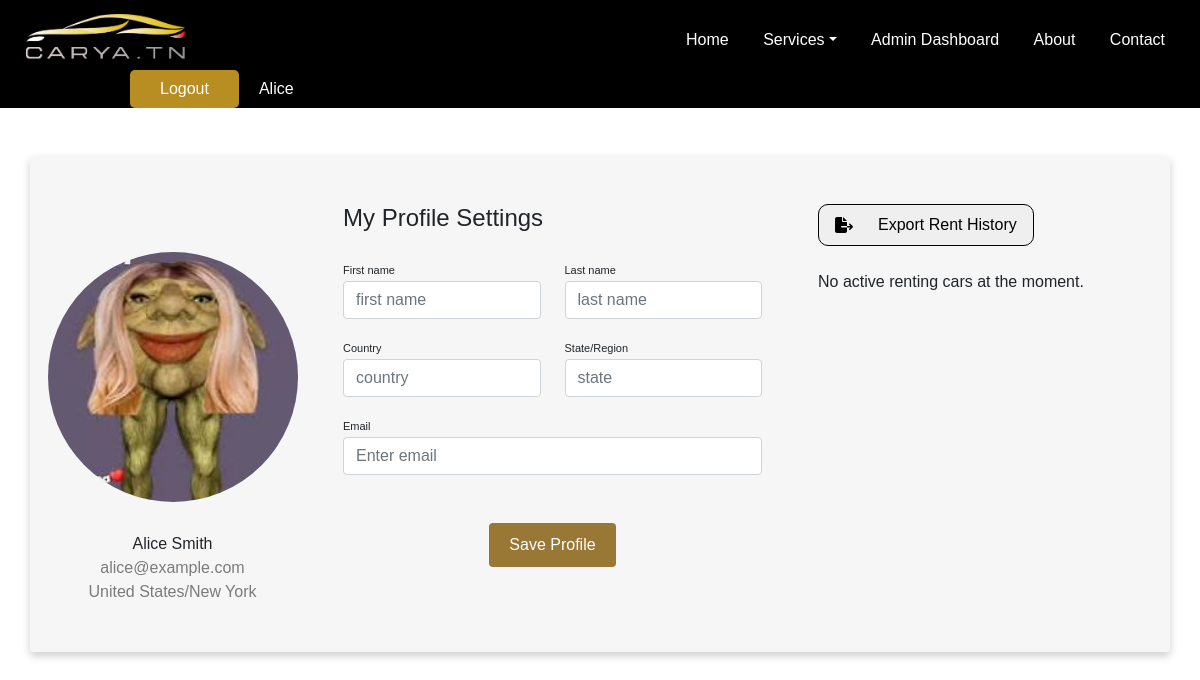
Screenshot of /carya.tn/Templates/profile.php (signed in) with the database file from the repository.
### tables this page shows
CREATE TABLE users (
    id INT AUTO_INCREMENT PRIMARY KEY,
    firstName VARCHAR(30),
    lastName VARCHAR(30),
    password CHAR(255),
    email VARCHAR(50),
    creation_date DATE DEFAULT CURRENT_DATE,
    role VARCHAR(30),
    country VARCHAR(30) DEFAULT '',
    state VARCHAR(30) DEFAULT '',
    profile_image CHAR(255) DEFAULT null
);

### carya.tn/src/Model/User.php (called while the page is built, shortened)
<?php
include_once $_SERVER['DOCUMENT_ROOT'] . '/Mini-PHP-Project/carya.tn/src/Lib/connect.php';
class User {
    public function __construct($id, $firstName, $lastName, $password, $email, $creation_date, $role, $country, $state, $profile_image = null) {
        $this->firstName = $firstName;
        $this->lastName = $lastName;
        $this->email = $email;
        $this->country = $country;
        $this->state = $state;
        $this->profile_image = $profile_image;
    }
    public static function getUserFromRow($row) {
        return new User(
            $row['id'],
            $row['firstName'],
            $row['lastName'],
            $row['password'],
            $row['email'],
            $row['creation_date'],
            $row['role'],
            $row['country'],
            $row['state'],
            $row['profile_image']
        );
    }
    public static function getUserById($userId) {
        global $pdo;
        try {
            $sql = "SELECT * FROM users WHERE id = ?";
            $stmt = $pdo->prepare($sql);
            $stmt->execute([$userId]);
            $userData = $stmt->fetch(PDO::FETCH_ASSOC);
            if ($userData) {
                $user = User::getUserFromRow($userData);
                return $user;
            } else {
                return null;
            }
        } catch (PDOException $e) {
            error_log("Error fetching user by ID: " . $e->getMessage());
            throw $e;
        }
    }
}
?>

### carya.tn/src/Model/Command.php (called while the page is built, shortened)
<?php
include_once $_SERVER['DOCUMENT_ROOT'] . '/Mini-PHP-Project/carya.tn/src/Lib/connect.php';
class Command {
    public function __construct($command_id, $car_id, $user_id, $rental_date, $start_date, $end_date, $rental_period, $confirmed) {
        $this->start_date = $start_date;
        $this->end_date = $end_date;
        $this->confirmed = $confirmed;
    }
    public static function getCommandFromRow($row) {
        return new Command(
            $row['command_id'],
            $row['car_id'],
            $row['user_id'],
            $row['rental_date'],
            $row['start_date'],
            $row['end_date'],
            $row['rental_period'],
            $row['confirmed']
        );
    }
    public static function getRentalCommandsByUserId($user_id) {
        global $pdo;
        try {
            $sql = "SELECT * FROM command WHERE user_id = ?";
            $stmt = $pdo->prepare($sql);
            $stmt->execute([$user_id]);
            $commands = [];
            while ($row = $stmt->fetch(PDO::FETCH_ASSOC)) {
                $command = Command::getCommandFromRow($row);
                $commands[] = $command;
            }
            return $commands;
        } catch (PDOException $e) {
            error_log("Error fetching rental commands by user ID: " . $e->getMessage());
            throw $e;
        }
    }
}
?>

### carya.tn/Templates/Profile.php (the view, shortened to what this page needs)
<?php
include_once $_SERVER['DOCUMENT_ROOT'] . '/Mini-PHP-Project/carya.tn/src/Model/Car.php';
include_once $_SERVER['DOCUMENT_ROOT'] . '/Mini-PHP-Project/carya.tn/src/Model/Command.php';
include_once $_SERVER['DOCUMENT_ROOT'] . '/Mini-PHP-Project/carya.tn/src/Model/User.php';
$user_id = $_SESSION['user_id'];
$userInfo = User::getUserById($user_id);
$activeRentingCars = Command::getRentalCommandsByUserId($user_id);
$currentDate = date('Y-m-d');
$activeRentingCars = array_filter($activeRentingCars, function ($car) use ($currentDate) {
    return $currentDate >= $car->start_date && $currentDate <= $car->end_date;
});
$activeRentingCars = array_filter($activeRentingCars, function ($car)  {
    return $car->confirmed=="1";
});
?>
<?php
$class = "profile-body"
?>
<div class="container rounded mt-5 mb-5 container">
    <div class="row">
        <div class="col-md-3 border-right">
            <div class="d-flex flex-column align-items-center text-center p-3 py-5">
                <?php
                if ($userInfo->profile_image) {
                    echo '<img id="profile-img" class="rounded-circle mt-5 profile-picture" src="http://localhost/Mini-PHP-Project/carya.tn/Resources/profile_images/' . $userInfo->profile_image . '" onclick="document.getElementById(\'upload-profile-img\').click();">';                } else {
                    echo '<img id="profile-img" class="rounded-circle mt-5 profile-picture" src="https://www.w3schools.com/howto/img_avatar2.png" onclick="document.getElementById(\'upload-profile-img\').click();">';
                }
                ?>
                <span class="font-weight-bold"><?php echo $userInfo->firstName . ' ' . $userInfo->lastName; ?></span>
                <span class="text-black-50"><?php echo $userInfo->email; ?></span>
                <span class="text-black-50"><?php echo $userInfo->country . "/" . $userInfo->state; ?></span>
            </div>
        </div>
        <div class="col-md-5 border-right">
            <div class="p-3 py-5">
                <div class="d-flex justify-content-between align-items-center mb-3">
                    <h4 class="text-right">My Profile Settings</h4>
                </div>
                <form action="http://localhost/Mini-PHP-Project/carya.tn/src/Controllers/submit_profile.php" method="POST">
                    <div class="row mt-2">
                        <div class="col-md-6"><label class="labels">First name</label>
                            <input type="text" class="form-control" placeholder="first name" value="" name="fname">
                        </div>
                        <div class="col-md-6"><label class="labels">Last name</label>
                            <input type="text" class="form-control" value="" placeholder="last name" name="lname">
                        </div>
                    </div>
                    <div class="row mt-3">
                        <div class="col-md-6"><label class="labels">Country</label><input type="text" class="form-control" placeholder="country" name="country" value=""></div>
                        <div class="col-md-6"><label class="labels">State/Region</label><input type="text" class="form-control" name="state" value="" placeholder="state"></div>
                    </div>
                    <div class="row mt-3">
                        <div class="col-md-12"><label class="labels">Email</label><input type="text" class="form-control" placeholder="Enter email" value="" name="email"></div>
                    </div>
                        <div class="mt-5 text-center">
                        <button class="btn btn-primary profile-save-button" type="submit">Save Profile</button>
                    </div>
                </form>
            </div>
        </div>
        <div class="col-md-4">
            <div class="p-3 py-5">
                <div class="export">
                    <button class="export-button" id="export">
                        <i class="fas fa-file-export"></i>
                        <a class="link" href="#">Export Rent History</a>
                    </button>
                </div>
                <br>
                <div class="col-md-12">
                    <?php if ($activeRentingCars) : ?>
                        <h2>Active Renting Cars</h2>
                        <ul>
                            <?php foreach ($activeRentingCars as $car) : ?>
                                <li><?php echo $car->car_id . ' ' . $car->car_model . ' | ' . "Remaining Days: " . date_diff(date_create($currentDate), date_create($car->end_date))->format('%a'); ?></li>
                            <?php endforeach; ?>
                        </ul>
                    <?php else : ?>
                        <p>No active renting cars at the moment.</p>
                    <?php endif; ?>
                </div>
                <br>
            </div>
        </div>
    </div>
</div>
<?php $content = ob_get_clean(); ?>
<?php require('layout.php') ?>

### carya.tn/Templates/layout.php (shortened to what this page needs)
<?php
include_once $_SERVER['DOCUMENT_ROOT'] . '/Mini-PHP-Project/carya.tn/src/Model/User.php';
?>
<!DOCTYPE html>
<html lang="en">
    <head>
        <link href="https://cdn.jsdelivr.net/npm/bootstrap@5.0.0-alpha1/dist/css/bootstrap.min.css" rel="stylesheet">
        <link rel="stylesheet" href="https://cdnjs.cloudflare.com/ajax/libs/font-awesome/6.5.1/css/all.min.css">
        <link rel="stylesheet" href="http://localhost/Mini-PHP-Project/carya.tn/style.css">
    </head>
    <body class=<?= $class ?>>
        <nav class="navbar">
            <div class="navbar-logo">
                <a href="http://localhost/Mini-PHP-Project/carya.tn/index.php"><img src="http://localhost/Mini-PHP-Project/carya.tn/Resources/Logo1.png"></a>
            </div>
            <div class="navbar-menu">
                <ul>
                    <div class="basics">
                        <li class="navbar-link"><a href="http://localhost/Mini-PHP-Project/carya.tn/index.php">Home</a></li>
                        <li class="dropdown">
                            <a href="#" class="dropdown-toggle">Services</a>
                        </li>
                        <?php
                            if (isset($_SESSION['role']) && $_SESSION['role'] == 'admin') {
                                echo '<li class="navbar-link"><a href="http://localhost/Mini-PHP-Project/carya.tn/Templates/admin_dashboard.php">Admin Dashboard</a></li>';
                            }
                        ?>
                        <li class="navbar-link"><a href="http://localhost/Mini-PHP-Project/carya.tn/Templates/about.php">About</a></li>
                        <li class="navbar-link"><a href="http://localhost/Mini-PHP-Project/carya.tn/Templates/contact.php">Contact</a></li>
                    </div>
                </ul>
            </div>
            <div class="nav-user">
                <ul>
                    <?php
                        if(isset($_SESSION['user_id'])){
                            $user = User::getUserById($_SESSION['user_id']);
                            echo '<li class="login-button"><a href="http://localhost/Mini-PHP-Project/carya.tn/src/Controllers/logout.php">Logout</a></li>';
                            echo '<li class="profile-button"><a href="http://localhost/Mini-PHP-Project/carya.tn/Templates/profile.php">'.$user->firstName.'</a></li>';
                        }else{
                            echo '<li class="login-button"><a href="http://localhost/Mini-PHP-Project/carya.tn/Templates/login.php">Login</a></li>';
                        }
                    ?>
                </ul>
            </div>
        </nav>
        <?= $content ?>
    </body>
</html>

### carya.tn/style.css (style rules this page uses)
:root { --bg-color: #fff; --primary-color: #000000; --second-color: #196FE0; --hover-bg-color: #efefef; --shadow-1: 0px 2px 10px rgba(0, 0, 0, 0.3); --shadow-2: 0px 2px 10px rgba(26, 112, 224, 0.4); }
* { margin: 0; padding: 0; box-sizing: border-box; font-family: 'Poppins', sans-serif; }
body { background-image: url("http://localhost/Mini-PHP-Project/carya.tn/Resources/wallpaper-login2.jpg"); background-position: center; background-repeat: no-repeat; background-size: cover; background-attachment: fixed; }
a { text-decoration: none; color: var(--primary-color); font-weight: 500; }
ul { list-style-type: none; }
.navbar { background-color: black; color: #fff; padding: 10px 10px 0 10px; display: flex; justify-content: space-between; align-items: center; z-index: 1000; }
.navbar-logo a { flex: 1; margin-left: 15px; color: lightblue; font-size: 24px; text-decoration: none; width: 30%; }
.navbar-logo img { width: 40%; object-fit:fill; transform: translateY(4px); }
.navbar-menu ul { list-style-type: none; margin: 0; padding: 0; margin-right: 15px; display: flex; align-items: center; }
.navbar-menu ul li { display: inline; margin-left: 10px; }
.navbar-menu ul li a { color: #fff; text-decoration: none; padding: 10px; }
.basics { flex: 1; }
.navbar-menu .navbar-link { position: relative; text-decoration: none; }
.navbar-menu .navbar-link::after { content: ''; position: absolute; bottom: -10px; left: 0; width: 0; height: 2px; background-color: whitesmoke; transition: width 0.3s ease-in-out; }
.navbar-menu ul .dropdown { position: relative; display: inline-block; }
.nav-user ul { list-style-type: none; margin: 0; padding: 0; margin-right: 15px; display: flex; align-items: center; }
.nav-user ul li { display: inline; margin-left: 10px; }
.nav-user ul li a { color: #fff; text-decoration: none; padding: 10px; }
.nav-user .login-button { margin-left: 120px; background-color: #b88d21; border-radius: 5px; padding: 7px 20px; color: white; text-decoration: none; }
.nav-user .profile-button { position: relative; color: black; text-decoration: none; }
.nav-user .profile-button::after { content: ''; position: absolute; bottom: -5px; left: 0; width: 0; height: 2px; background-color: whitesmoke; transition: width 0.3s ease-in-out; }
* { margin: 0; padding: 0; box-sizing: border-box; font-family: 'poppins',sans-serif; }
.profile-body .container { background-color: rgba(245, 245, 245, 0.843); backdrop-filter: blur(10px); border-radius: 10px; box-shadow: 0 4px 8px rgba(0, 0, 0, 0.2); }
.profile-body .profile-save-button { background: rgb(153, 120, 53); box-shadow: none; border: none }
.profile-body .labels { font-size: 11px }
.profile-body .export { display: flex; justify-content: space-between; align-items: center; }
.profile-body .export-button { display: flex; border: 1px solid #000; border-radius: 10px; padding: 8px 16px; align-items: center; }
.profile-body .export-button .fas { color: #000; text-decoration: none; }
.profile-body .export-button .link { margin-left: 25px; }
.profile-picture { width: 250px; height: 250px; margin-bottom: 30px; cursor: pointer; overflow: hidden; }
.btn { background-color: #ba9844ed; color: #fff; padding: 10px 20px; text-decoration: none; }

### rows the page displays
users: firstName "Alice", profile_image (picture), lastName "Smith", email "alice@example.com", country "United States", state "New York"
